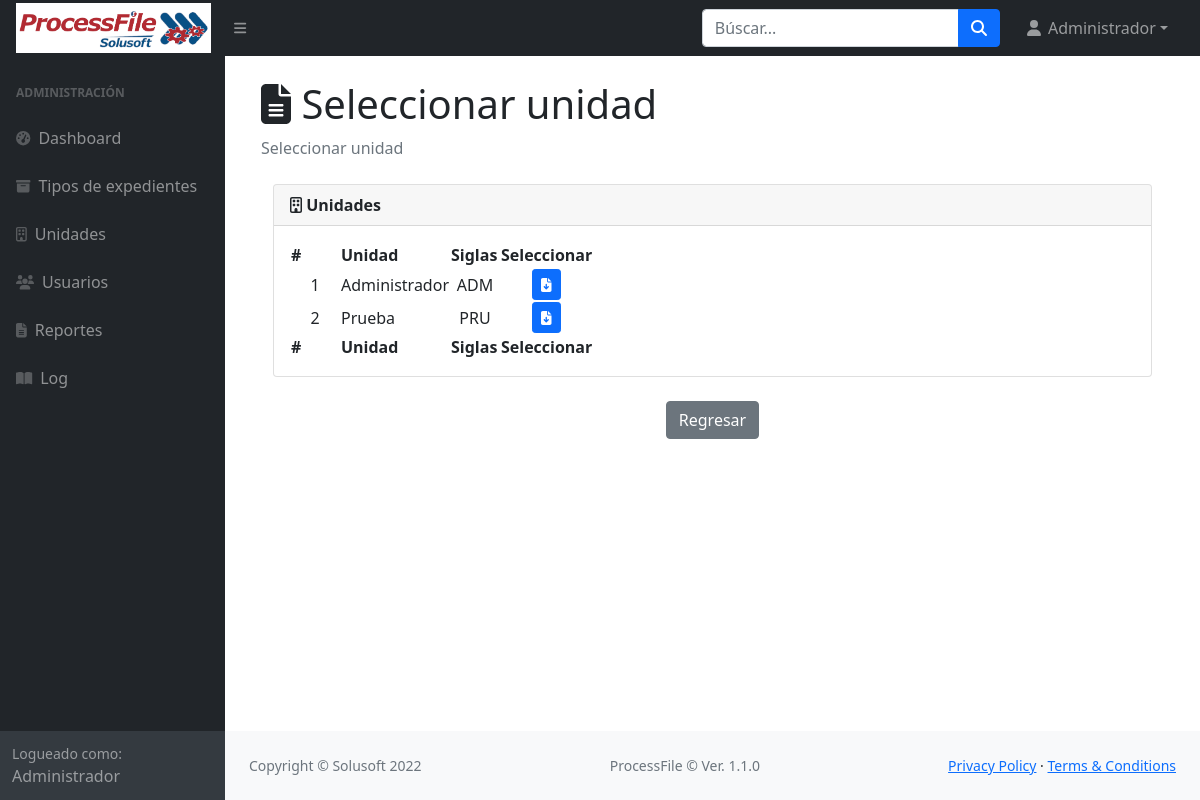
The page /rep_unidades/ (signed in) on the database its author committed.
### usuarios/models.py (models this page shows)
class PerfilUser(User):
    amaterno=models.CharField(u'Materno', max_length=25)
    telefono=models.CharField(u'Teléfono', max_length=25)
    extension=models.CharField(u'Extensión', max_length=25)
    rol = models.ForeignKey(Rol, related_name='Rol', blank=False, null=True, on_delete=models.CASCADE)
    jefe_inmediato = models.ForeignKey(User, related_name='Jefe_inmediato', blank=True, null=True, on_delete=models.CASCADE)
    unidad_user = models.ForeignKey(Unidad, related_name='Unidad_user', blank=False, null=True, on_delete=models.CASCADE)
    transferido = models.BooleanField(verbose_name=('Transferido'), default=False)
    deputy = models.BooleanField(verbose_name=('Deputy'), default=False)
    es_deputy = models.BooleanField(verbose_name=('Es_deputy'), default=False)
    usuario_deputy = models.ForeignKey(User, related_name='user_deputy', blank=True, null=True, on_delete=models.CASCADE)

### rol/models.py (models this page shows, shortened)
class Rol(models.Model):
    nombre = models.CharField(u'Nombre', max_length=245)
    descripcion = models.CharField(u'Descripción', max_length=245, null=True)

### unidad/models.py (models this page shows, shortened)
class Unidad(models.Model):
    nombre = models.CharField(u'Nombre', max_length=245)
    siglas = models.CharField(u'Siglas', max_length=3, default='')
    descripcion = models.CharField(u'Descripción', max_length=245, null=True)
    jefe_unidad = models.ForeignKey(User, related_name='Jefe_unidad', blank=True, null=True, on_delete=models.CASCADE)
    activo = models.BooleanField(verbose_name=('Activo'), default=True)
    class Meta:
        unique_together = ('nombre', 'siglas',)

### inicio/views.py (the view)
# urls.py: path('rep_unidades/', RepUnidades, name = "rep_unidades"),
def RepUnidades(request):
    user_log = PerfilUser.objects.get(pk=request.user.pk)
    unidades = Unidad.objects.all()
    return render(request, 'rep_unidades.html',{'user_log': user_log, 'unidades': unidades, 'mensaje':'Seleccionar unidad'})

### inicio/templates/rep_unidades.html (shortened to what this page needs)
{% extends "new_plant.html" %}
{% block css %}
<link rel="stylesheet" href="http://cdn.datatables.net/1.11.5/css/jquery.dataTables.min.css">
{% endblock css %}
{% block content %}
	<div class="container">
		<h1 class="mt-4"><i class="fas fa-file-alt"></i> {{mensaje}}</h1>
        <ol class="breadcrumb mb-4">
            <li class="breadcrumb-item active">{{mensaje}}</li>
        </ol>
		<section class="main container">
			<div class="row">
				<section class="posts col-md-12">
					<article class="post clearfix">
						<div class="card mb-4">
                            <div class="card-header">
                                <i class="far fa-building"></i>
								<strong>
                                	Unidades
								</strong>
                            </div>
                            <div class="card-body">
                                <table id="datatablesSimple">
                                    <thead>
                                        <tr>
											<th>#</th>
											<th>Unidad</th>
											<th>Siglas</th>
											<th>Seleccionar</th>
                                        </tr>
                                    </thead>
                                    <tfoot>
                                        <tr>
                                            <th>#</th>
											<th>Unidad</th>
											<th>Siglas</th>
											<th>Seleccionar</th>
                                        </tr>
                                    </tfoot>
                                    <tbody>
										{% for unidad in unidades %}
											<tr>
												<td align="center" width="50">{{forloop.counter}}</td>
												<td>{{unidad.nombre}}</td>
												<td align="center" width="50">
													{{unidad.siglas}}
												</td>
												<td width="90" align="center">
													{% if unidad.activo == True %}
														<a href = "{% url "reporte_unidad" pk=unidad.id %}" type="button" class="btn btn-primary btn-sm" title="Generar"><i class="fas fa-file-download"></i></a>
													{% endif %}
												</td>
											</tr>
										{% endfor %}
                                    </tbody>
                                </table>
                            </div>
                        </div>
					</article>
				</section>
			</div>
		</section>
		<p align="center">
			<a href = "/reportes_menu" type="button" class="btn btn-secondary">Regresar</a>
		</p>
	</div>
{% endblock %}

### unidad/templates/new_plant.html (shortened to what this page needs)
{% load static %}
<!DOCTYPE html>
<html lang="en">
    <head>
        <link href="https://cdn.jsdelivr.net/npm/simple-datatables@latest/dist/style.css" rel="stylesheet" />
        <link rel="stylesheet" type="text/css" href="{% static 'css/styles.css' %}">
        {% block css %}
	    {% endblock %}
    </head>
    <body class="sb-nav-fixed">
        <nav class="sb-topnav navbar navbar-expand navbar-dark bg-dark">
            <a class="navbar-brand ps-3" href="/principal/"><img src="{% static "imagenes/ProcessFile.png" %}" height="50" width="195" alt="ProcessFile" class="logo"></a>
            <button class="btn btn-link btn-sm order-1 order-lg-0 me-4 me-lg-0" id="sidebarToggle" href="#!"><i class="fas fa-bars"></i></button>
            <form class="d-none d-md-inline-block form-inline ms-auto me-0 me-md-3 my-2 my-md-0">
                <div class="input-group">
                    <input class="form-control" type="text" placeholder="Búscar..." aria-label="Buscar..." aria-describedby="btnNavbarSearch" />
                    <button class="btn btn-primary" id="btnNavbarSearch" type="button"><i class="fas fa-search"></i></button>
                </div>
            </form>
            <ul class="navbar-nav ms-auto ms-md-0 me-3 me-lg-4">
                <li class="nav-item dropdown">
                    <a class="nav-link dropdown-toggle" id="navbarDropdown" href="#" role="button" data-bs-toggle="dropdown" aria-expanded="false"><i class="fas fa-user fa-fw"></i> {{user_log.first_name}} {{user_log.lastname}} {{user_log.amaterno}}</a>
                </li>
            </ul>
        </nav>
        <div id="layoutSidenav">
            <div id="layoutSidenav_nav">
                <nav class="sb-sidenav accordion sb-sidenav-dark" id="sidenavAccordion">
                    <div class="sb-sidenav-menu">
                        <div class="nav">
                            {% if user_log.rol.nombre == "Administrador" %}
                                <div class="sb-sidenav-menu-heading">Administración</div>
                                <a class="nav-link" href="/principal/">
                                    <div class="sb-nav-link-icon"><i class="fas fa-tachometer-alt"></i></div>
                                    Dashboard
                                </a>
                                <a class="nav-link" href="/tipos_expedientes/">
                                    <div class="sb-nav-link-icon"><i class="fas fa-archive"></i></div>
                                    Tipos de expedientes
                                </a>
                                <a class="nav-link" href="/unidad/">
                                    <div class="sb-nav-link-icon"><i class="far fa-building"></i></div>
                                    Unidades
                                </a>
                                <a class="nav-link" href="/usuarios/">
                                    <div class="sb-nav-link-icon"><i class="fa fa-users"></i></div>
                                    Usuarios
                                </a>
                                <a class="nav-link" href="/reportes_menu">
                                    <div class="sb-nav-link-icon"><i class="fas fa-file-alt"></i></div>
                                    Reportes
                                </a>
                                <a class="nav-link" href="/expedientes/log_administrador">
                                    <div class="sb-nav-link-icon"><i class="fas fa-book-open"></i></div>
                                    Log
                                </a>
                            {% endif %}
                        </div>
                    </div>
                    <div class="sb-sidenav-footer">
                        <div class="small">Logueado como:</div>
                        {{ user_log.rol.nombre }}
                    </div>
                </nav>
            </div>
            <div id="layoutSidenav_content">
                <main>
                    <div class="container-fluid px-4">
                        {% block content %}
                        {% endblock %}
                    </div>
                </main>
                <footer class="py-4 bg-light mt-auto">
                    <div class="container-fluid px-4">
                        <div class="d-flex align-items-center justify-content-between small">
                            <div class="text-muted">Copyright &copy; Solusoft 2022</div>
                            <div class="text-muted">ProcessFile &copy; Ver. 1.1.0</div>
                            <div>
                                <a href="/privacidad">Privacy Policy</a>
                                &middot;
                                <a href="/terminos">Terms &amp; Conditions</a>
                            </div>
                        </div>
                    </div>
                </footer>
            </div>
        </div>
    </body>
</html>

### rows shown on the page
PerfilUser: amaterno "Administrador", rol.nombre "Administrador"
Unidad: nombre "Administrador", siglas "ADM", activo True (drawn)
Unidad: nombre "Prueba", siglas "PRU", activo True (drawn)

### other values the page prints
{{ mensaje }} "Seleccionar unidad"
